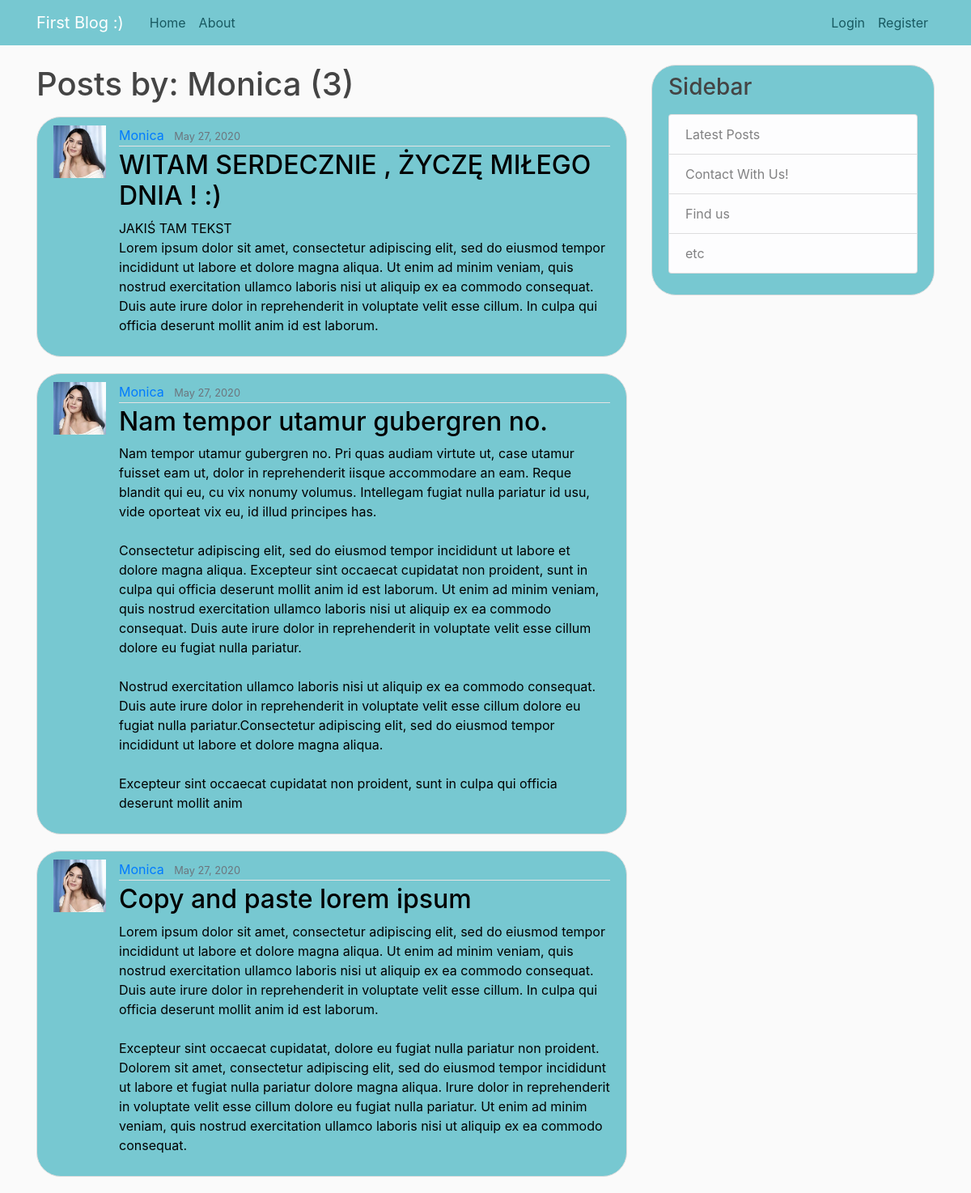
Screenshot of /user/Monica with the database file from the repository.
### blog/models.py (models this page shows, shortened)
class Post(models.Model):
    title = models.CharField(max_length=50)
    content = models.TextField()
    date_posted = models.DateTimeField(default=timezone.now)
    author = models.ForeignKey(User, on_delete=models.CASCADE)

### users/models.py (models this page shows, shortened)
class Profile(models.Model):
    user = models.OneToOneField(User, on_delete=models.CASCADE)
    image = models.ImageField(default='default.jpg', upload_to='profile_pics')

### blog/views.py (the view)
# urls.py: path('user/<str:username>', UserPostListView.as_view(), name='user-posts'),
class UserPostListView(ListView):
    model = Post
    template_name = 'blog/user_posts.html'
    context_object_name = 'posts'
    paginate_by = 5
    def get_queryset(self):
        user = get_object_or_404(User, username=self.kwargs.get('username'))
        return Post.objects.filter(author=user).order_by('-date_posted')

### blog/templates/blog/user_posts.html (shortened to what this page needs)
{% extends 'blog/base.html' %}
{% block content %}
    <h1 class="mb-3">Posts by: {{ view.kwargs.username }} ({{ page_obj.paginator.count }})</h1>
    {% for post in posts %}
        <article class="media content-section">
        <img class ="circle article-img" src="{{ post.author.profile.image.url }}">
          <div class="media-body">
            <div class="article-metadata">
              <a class="mr-2" href="{% url 'user-posts' post.author.username %}">{{ post.author }}</a>
              <small class="text-muted">{{ post.date_posted|date:" F d, Y " }}</small>
            </div>
              <h2> <a class="article-title" href="{%  url 'post-detail' post.id %}">{{ post.title }}</a></h2>
            <p class="article-content">{{ post.content }}</p>
          </div>
        </article>
    {% endfor %}
{% endblock %}

### blog/static/blog/main.css (style rules this page uses)
body { background: #fafafa; color: #000000; margin-top: 5rem; }
h1, h2, h3, h4, h5, h6 { color: #444444; }
.content-section { background: #77c8d1; padding: 10px 20px; border: 1px solid #dddddd; border-radius: 30px; margin-bottom: 20px; }
.article-title { color: #000000; }
.article-content { white-space: pre-line; }
.article-img { height: 65px; width: 65px; margin-right: 16px; }
.article-metadata { padding-bottom: 1px; margin-bottom: 4px; border-bottom: 1px solid #e3e3e3 }

### rows the page displays
Post: author.profile.image (picture), author "Monica", date_posted "May 27, 2020", title "WITAM SERDECZNIE , ŻYCZĘ MIŁEGO DNIA ! :)", content "JAKIŚ TAM TEKST Lorem ipsum dolor sit amet, consectetur adipiscing elit, sed do eiusmod tempor incididunt ut labore et dolore magna aliqua. Ut enim ad minim veniam, quis nostrud exercitation ullamco laboris nisi ut aliquip ex ea commodo consequat. Duis aute irure dolor in reprehenderit in voluptate velit esse cillum. In culpa qui officia deserunt mollit anim id est laborum."
Post: author.profile.image (picture), author "Monica", date_posted "May 27, 2020", title "Nam tempor utamur gubergren no.", content "Nam tempor utamur gubergren no. Pri quas audiam virtute ut, case utamur fuisset eam ut, dolor in reprehenderit iisque accommodare an eam. Reque blandit qui eu, cu vix nonumy volumus. Intellegam fugiat nulla pariatur id usu, vide oporteat vix eu, id illud principes has. Consectetur adipiscing elit, sed do eiusmod tempor incididunt ut labore et dolore magna aliqua. Excepteur sint occaecat cupidatat non proident, sunt in culpa qui officia deserunt mollit anim id est laborum. Ut enim ad minim veniam, quis nostrud exercitation ullamco laboris nisi ut aliquip ex ea commodo consequat. Duis aute irure dolor in reprehenderit in voluptate velit esse cillum dolore eu fugiat nulla pariatur. Nostrud…"
Post: author.profile.image (picture), author "Monica", date_posted "May 27, 2020", title "Copy and paste lorem ipsum", content "Lorem ipsum dolor sit amet, consectetur adipiscing elit, sed do eiusmod tempor incididunt ut labore et dolore magna aliqua. Ut enim ad minim veniam, quis nostrud exercitation ullamco laboris nisi ut aliquip ex ea commodo consequat. Duis aute irure dolor in reprehenderit in voluptate velit esse cillum. In culpa qui officia deserunt mollit anim id est laborum. Excepteur sint occaecat cupidatat, dolore eu fugiat nulla pariatur non proident. Dolorem sit amet, consectetur adipiscing elit, sed do eiusmod tempor incididunt ut labore et fugiat nulla pariatur dolore magna aliqua. Irure dolor in reprehenderit in voluptate velit esse cillum dolore eu fugiat nulla pariatur. Ut enim ad minim veniam,…"

### other values shown
{{ view.kwargs.username }} "Monica"
{{ page_obj.paginator.count }} "3"
